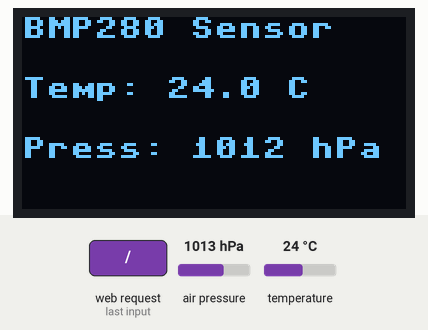
This program was run on a simulated Raspberry Pi Pico running MicroPython. Parts: 128×64 one-colour display. Inputs (shaded band) come from the test bench; at power-on: air pressure 1013 hPa, temperature 24 °C. WiFi joins after 1.5 s; the clock reads 2024-03-15 10:24:30 at power-on unless the program sets it; library files of the repository ran but are not shown: bmp280.py, ssd1306.py; what the program prints to the serial console is not drawn.

3.5 s: HTTP request GET / received
Above: at 4.3 s.
Timing chart, 0 to 6.5 s (numbered marks = the images above; inputs shaded):
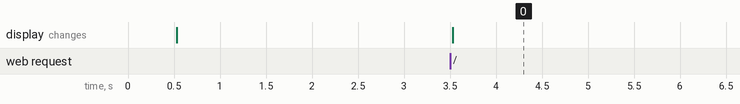

Measured:
- after the input at 3.5 s, the display: changes at once (image 0)

The program:

HTML_luftdruck+WLAN+OLED_V1.py
```python
# -------------------------------------------------------
# BMP280 + OLED + WLAN
# Data display on OLED SSD1306 and data transmission
# via Wi-Fi, I2C1: SDA = GP14, SCL = GP15
# -------------------------------------------------------
import time
import network
import socket
from machine import Pin, I2C
import bmp280
from ssd1306 import SSD1306_I2C
# -------------------------------------------------------
# SICHERES NETZ + SOCKET RESET
# -------------------------------------------------------

def safe_cleanup():
    # WLAN deaktivieren
    try:
        wlan = network.WLAN(network.STA_IF)
        if wlan.active():
            wlan.active(False)
            time.sleep(0.2)
    except:
        pass

    # Offene Sockets schließen
    try:
        s = socket.socket()
        s.close()
    except:
        pass

    # I2C freigeben
    try:
        I2C(0).deinit()
    except:
        pass
    try:
        I2C(1).deinit()
    except:
        pass

    time.sleep(0.5)

safe_cleanup()

# -------------------------------------------------------
# I2C INITIALISIEREN
# -------------------------------------------------------
i2c = I2C(1, scl=Pin(15), sda=Pin(14), freq=400000)

# Sensor + Display
bmp = bmp280.BMP280(i2c, addr=0x76)
oled = SSD1306_I2C(128, 64, i2c)

# WLAN Daten
WIFI_SSID  = "WLAN-Name"
WIFI_PASS  = "WLAN-Password"

# -------------------------------------------------------
# WLAN CONNECT
# -------------------------------------------------------
def connect_wifi():
    wlan = network.WLAN(network.STA_IF)

    # Defensiv: immer sauber neu starten
    wlan.active(False)
    time.sleep(0.2)
    wlan.active(True)

    wlan.connect(WIFI_SSID, WIFI_PASS)
    print("Verbinde mit WLAN...", end="")

    t0 = time.time()
    while not wlan.isconnected():
        print(".", end="")
        time.sleep(0.3)

        # Timeout nach 10 Sekunden
        if time.time() - t0 > 10:
            print("\nWLAN Timeout! Neustart...")
            time.sleep(2)
            machine.reset()

    print("\nVerbunden!")
    print("IP:", wlan.ifconfig()[0])
    return wlan.ifconfig()[0]

ip = connect_wifi()

# -------------------------------------------------------
# BMP280 AUSLESEN
# -------------------------------------------------------
def get_bmp():
    temp = bmp.temperature
    pressure_hpa = int(bmp.pressure / 100)
    return temp, pressure_hpa

# -------------------------------------------------------
# WEBSERVER START
# -------------------------------------------------------
def start_server():
    # Socket neu erstellen
    s = socket.socket()
    # Port sofort wiederverwendbar, verhindert EADDRINUSE
    s.setsockopt(socket.SOL_SOCKET, socket.SO_REUSEADDR, 1)

    addr = ('0.0.0.0', 80)
    s.bind(addr)
    s.listen(1)
    print("Webserver läuft: http://{}".format(ip))
    return s

server = start_server()

# -------------------------------------------------------
# HAUPTSCHLEIFE
# -------------------------------------------------------
while True:
    try:
        client, addr = server.accept()
        client.settimeout(3)  # damit blockiert er nicht ewig
        print("Verbindung von:", addr)

        request = client.recv(1024)

        # Sensor lesen
        temp, press = get_bmp()

        print("Temp:", temp, "°C  Druck:", press, "hPa")
        print("--------------------------")
        # OLED
        oled.fill(0)
        oled.text("BMP280 Sensor", 0, 0)
        oled.text("Temp: {:.1f} C".format(temp), 0, 20)
        oled.text("Press: {} hPa".format(press), 0, 40)
        oled.show()

        # HTML Ausgabe
        html = """<!DOCTYPE html>
<html>
<head>
<meta http-equiv="refresh" content="5">
<title>BMP280</title></head>
<body>
<h2>BMP280 Wetterstation</h2>
<p><b>Temperatur:</b> {:.2f} C</p>
<p><b>Luftdruck:</b> {} hPa</p>
</body>
</html>""".format(temp, press)

        client.send("HTTP/1.1 200 OK\r\nContent-Type: text/html\r\n\r\n")
        client.send(html)

    except Exception as e:
        print("Fehler:", e)

    finally:
        try:
            client.close()
        except:
            pass
```
